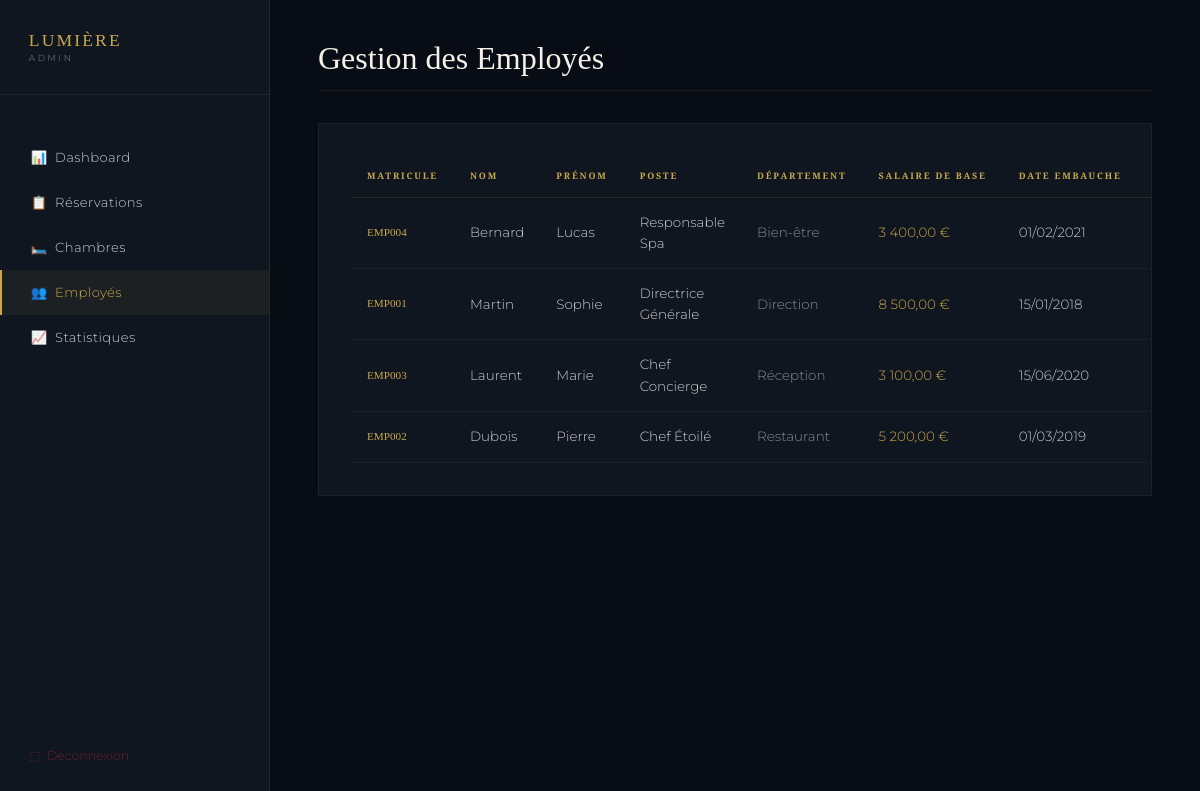
Screenshot of /admin/employes.php (signed in) with the database file from the repository.
### tables this page shows
CREATE TABLE `employees` (
  `id`           INT UNSIGNED AUTO_INCREMENT PRIMARY KEY,
  `matricule`    VARCHAR(20)   NOT NULL UNIQUE,
  `nom`          VARCHAR(100)  NOT NULL,
  `prenom`       VARCHAR(100)  NOT NULL,
  `poste`        VARCHAR(100)  NOT NULL,
  `departement`  VARCHAR(100),
  `email`        VARCHAR(191)  UNIQUE,
  `telephone`    VARCHAR(20),
  `salaire_base` DECIMAL(10,2) NOT NULL,
  `date_embauche`DATE          NOT NULL,
  `statut`       ENUM('actif','inactif','conge') DEFAULT 'actif',
  `created_at`   TIMESTAMP     DEFAULT CURRENT_TIMESTAMP
);

### admin/employes.php (the view, shortened to what this page needs)
<?php
$pdo = getDB();
$employes = $pdo->query("SELECT * FROM employees ORDER BY departement, nom")->fetchAll();
?>
<!DOCTYPE html>
<html lang="fr">
<head>
  <link rel="stylesheet" href="../hotel-html/css/style.css">
  <link rel="stylesheet" href="css/admin.css">
</head>
<body>
<div class="admin-layout">
  <aside class="admin-sidebar">
    <div class="sidebar-logo">LUMIÈRE<br><small style="font-size:0.55rem;letter-spacing:0.3em;color:var(--gris)">ADMIN</small></div>
    <nav class="sidebar-nav">
      <a href="dashboard.php">📊 &nbsp;Dashboard</a>
      <a href="reservations.php">📋 &nbsp;Réservations</a>
      <a href="chambres.php">🛏️ &nbsp;Chambres</a>
      <a href="employes.php" class="actif">👥 &nbsp;Employés</a>
      <a href="statistiques.php">📈 &nbsp;Statistiques</a>
    </nav>
    <div style="position:absolute;bottom:2rem;left:0;right:0;padding:0 1.8rem">
      <a href="logout.php" style="font-size:0.78rem;color:var(--bordeaux)">⬚ &nbsp;Déconnexion</a>
    </div>
  </aside>
  <main class="admin-contenu">
    <h1 class="admin-titre">Gestion des Employés</h1>
    <div style="background:var(--noir-2);border:1px solid rgba(201,168,76,0.08);padding:2rem;overflow-x:auto">
      <table class="tableau">
        <thead><tr><th>Matricule</th><th>Nom</th><th>Prénom</th><th>Poste</th><th>Département</th><th>Salaire de base</th><th>Date embauche</th><th>Statut</th></tr></thead>
        <tbody>
          <?php foreach ($employes as $e): ?>
          <tr>
            <td style="font-family:'Cinzel',serif;font-size:0.7rem;color:var(--or)"><?= htmlspecialchars($e['matricule']) ?></td>
            <td><?= htmlspecialchars($e['nom']) ?></td>
            <td><?= htmlspecialchars($e['prenom']) ?></td>
            <td><?= htmlspecialchars($e['poste']) ?></td>
            <td style="color:var(--gris)"><?= htmlspecialchars($e['departement']) ?></td>
            <td style="color:var(--or)"><?= number_format($e['salaire_base'],2,',',' ') ?> €</td>
            <td><?= date('d/m/Y', strtotime($e['date_embauche'])) ?></td>
            <td>
            </td>
          </tr>
          <?php endforeach; ?>
        </tbody>
      </table>
    </div>
  </main>
</div>
</body>
</html>

### hotel-html/css/style.css (style rules this page uses)
:root { --or: #C9A84C; --or-clair: #E8C97A; --or-sombre: #8B6914; --noir: #080C14; --noir-2: #10161F; --noir-3: #161D29; --ivoire: #F5F0E8; --ivoire-2: #EAE3D2; --bordeaux: #6B1E2E; --gris: #8A8A8A; --gris-clair: #CCCCCC; --ff-titre: 'Cormorant Garamond', serif; --ff-deco: 'Cinzel', serif; --ff-corps: 'Montserrat', sans-serif; --radius: 2px; --transition: 0.4s cubic-bezier(0.25, 0.46, 0.45, 0.94); --shadow-or: 0 0 40px rgba(201,168,76,0.15); }
*, *::before, *::after { box-sizing: border-box; margin: 0; padding: 0; }
html { scroll-behavior: smooth; font-size: 16px; }
body { background: var(--noir); color: var(--ivoire); font-family: var(--ff-corps); font-weight: 300; line-height: 1.7; overflow-x: hidden; }
a { color: inherit; text-decoration: none; }
h1,h2,h3,h4 { font-family: var(--ff-titre); font-weight: 400; line-height: 1.15; }
.admin-layout { display: grid; grid-template-columns: 260px 1fr; min-height: 100vh; }
.admin-sidebar { background: var(--noir-2); border-right: 1px solid rgba(201,168,76,0.1); padding: 2rem 0; position: sticky; top: 0; height: 100vh; overflow-y: auto; }
.sidebar-logo { font-family: var(--ff-deco); font-size: 1rem; color: var(--or); padding: 0 1.8rem 2rem; border-bottom: 1px solid rgba(201,168,76,0.1); margin-bottom: 1.5rem; letter-spacing: 0.1em; }
.sidebar-nav a { display: flex; align-items: center; gap: 0.8rem; padding: 0.85rem 1.8rem; font-size: 0.82rem; color: var(--gris-clair); letter-spacing: 0.05em; transition: 0.3s; border-left: 2px solid transparent; }
.sidebar-nav a:hover, .sidebar-nav a.actif { color: var(--or); background: rgba(201,168,76,0.06); border-left-color: var(--or); }
.admin-contenu { padding: 3rem; background: var(--noir); }
.admin-titre { font-family: var(--ff-titre); font-size: 2.2rem; margin-bottom: 2rem; border-bottom: 1px solid rgba(201,168,76,0.1); padding-bottom: 1rem; }
.tableau { width: 100%; border-collapse: collapse; font-size: 0.85rem; }
.tableau th { font-family: var(--ff-deco); font-size: 0.58rem; letter-spacing: 0.2em; text-transform: uppercase; color: var(--or); border-bottom: 1px solid rgba(201,168,76,0.15); padding: 0.9rem 1rem; text-align: left; }
.tableau td { padding: 0.9rem 1rem; border-bottom: 1px solid rgba(255,255,255,0.04); color: var(--gris-clair); }

### rows the page displays
employees: matricule "EMP004", nom "Bernard", prenom "Lucas", poste "Responsable Spa", departement "Bien-être", salaire_base "3 400,00", date_embauche "01/02/2021"
employees: matricule "EMP001", nom "Martin", prenom "Sophie", poste "Directrice Générale", departement "Direction", salaire_base "8 500,00", date_embauche "15/01/2018"
employees: matricule "EMP003", nom "Laurent", prenom "Marie", poste "Chef Concierge", departement "Réception", salaire_base "3 100,00", date_embauche "15/06/2020"
employees: matricule "EMP002", nom "Dubois", prenom "Pierre", poste "Chef Étoilé", departement "Restaurant", salaire_base "5 200,00", date_embauche "01/03/2019"
